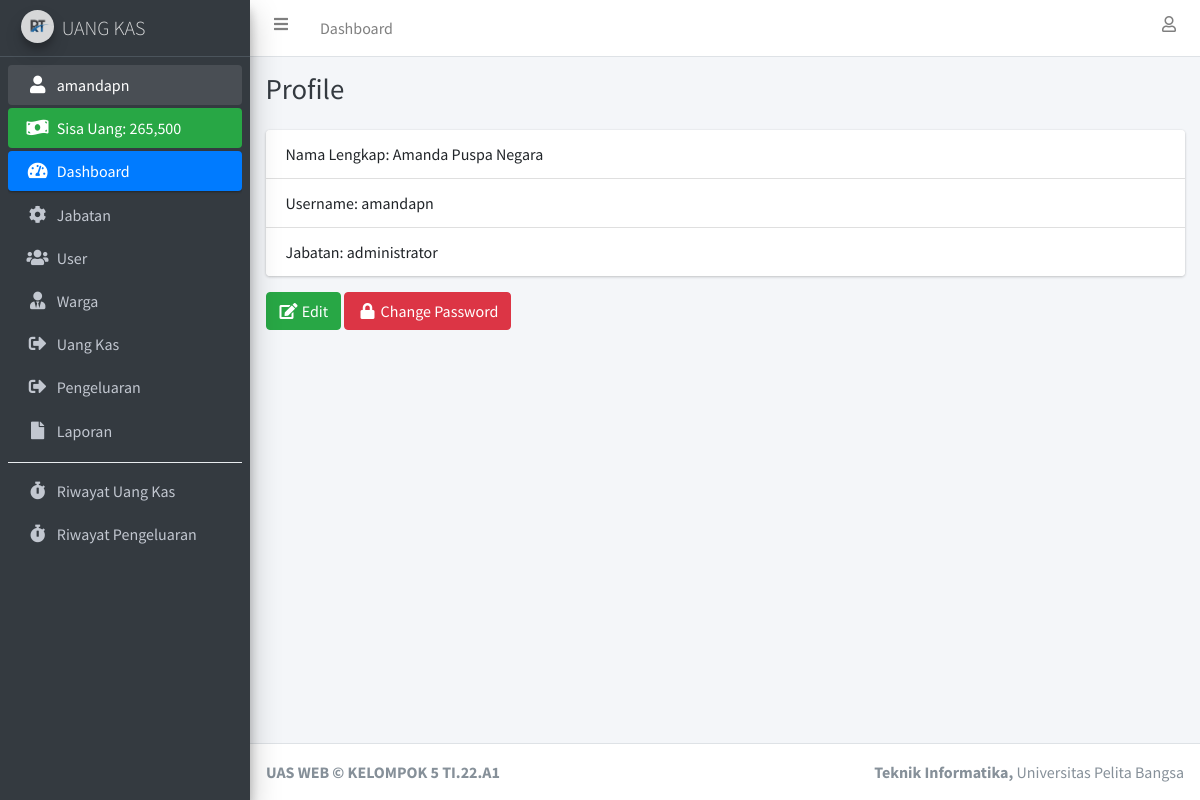
The app's page /profile.php (signed in) with its own data.
### tables this page shows
CREATE TABLE `user` (
  `id_user` int(11) NOT NULL,
  `nama_lengkap` varchar(100) NOT NULL,
  `username` varchar(100) NOT NULL,
  `password` varchar(255) NOT NULL,
  `id_jabatan` int(11) NOT NULL
);

CREATE TABLE `jabatan` (
  `id_jabatan` int(11) NOT NULL,
  `nama_jabatan` varchar(100) NOT NULL
);

### connection.php (called while the page is built, shortened)
<?php
	$host		= "localhost";
	$username	= "root";
	$password	= "";
	$database	= "db_kas_rt";
	$conn 		= mysqli_connect($host, $username, $password, $database);
if (isset($_SESSION['id_user'])) {
	function dataUser() {
		global $conn;
		$id_user = $_SESSION['id_user'];
		return mysqli_fetch_assoc(mysqli_query($conn, "SELECT * FROM user INNER JOIN jabatan ON user.id_jabatan = jabatan.id_jabatan WHERE id_user = '$id_user'"));
	}
}

### profile.php (the view, shortened to what this page needs)
<?php
  require 'connection.php';
?>
<!DOCTYPE html>
<html>
<head>
  <?php include 'include/css.php'; ?>
</head>
<body class="hold-transition sidebar-mini layout-fixed">
<div class="wrapper">
  <?php include 'include/navbar.php'; ?>
  <?php include 'include/sidebar.php'; ?>
  <div class="content-wrapper">
    <div class="content-header">
      <div class="container-fluid">
        <div class="row mb-2">
          <div class="col-sm">
            <h1 class="m-0 text-dark">Profile</h1>
          </div>
        </div>
      </div>
    </div>
    <section class="content">
      <div class="container-fluid">
        <div class="card">
		  <ul class="list-group list-group-flush">
		    <li class="list-group-item">Nama Lengkap: <?= $dataUser['nama_lengkap']; ?></li>
		    <li class="list-group-item">Username: <?= $dataUser['username']; ?></li>
		    <li class="list-group-item">Jabatan: <?= $dataUser['nama_jabatan']; ?></li>
		  </ul>
		</div>
		<button type="button" class="btn btn-success" data-toggle="modal" data-target="#editProfileModal">
		  <i class="fas fa-fw fa-edit"></i> Edit
		</button>
		<button type="button" class="btn btn-danger" data-toggle="modal" data-target="#changePasswordModal">
		  <i class="fas fa-fw fa-lock"></i> Change Password
		</button>
      </div>
    </section>
  </div>
  <?php
  require 'footer.php';
  ?>
</div>
</body>
</html>

### include/sidebar.php
<?php
  $dataUser = dataUser();
  $jml_pengeluaran = mysqli_fetch_assoc(mysqli_query($conn, "SELECT sum(jumlah_pengeluaran) as jml_pengeluaran FROM pengeluaran"));
  $jml_pengeluaran = $jml_pengeluaran['jml_pengeluaran'];
  $jml_uang_kas = mysqli_fetch_assoc(mysqli_query($conn, "SELECT sum(minggu_ke_1 + minggu_ke_2 + minggu_ke_3 + minggu_ke_4) as jml_uang_kas FROM uang_kas"));
  $jml_uang_kas = $jml_uang_kas['jml_uang_kas'];
?>
<aside class="main-sidebar sidebar-dark-primary elevation-4">
  <a href="index.php" class="brand-link">
    <img src="assets/img/img_properties/logo1.jpg" alt="AdminLTE Logo" class="brand-image img-circle elevation-3" style="opacity: .8">
    <span class="brand-text font-weight-light">UANG KAS</span>
  </a>
  <div class="sidebar">
    <nav class="mt-2">
      <ul class="nav nav-pills nav-sidebar flex-column" data-widget="treeview" role="menu" data-accordion="false">
        <li class="nav-item has-treeview menu-open">
          <a href="profile.php" class="nav-link"><i class="nav-icon fas fa-fw fa-user"></i> <p><?= $dataUser['username']; ?></p></a>
        </li>
        <li class="nav-item">
          <div class="bg-success nav-link text-white">
            <i class="nav-icon fas fa-money-bill-wave"></i>
            <p>
              Sisa Uang: <?= number_format($jml_uang_kas - $jml_pengeluaran); ?>
            </p>
          </div>
        </li>
        <li class="nav-item has-treeview menu-open">
          <a href="index.php" class="nav-link active">
            <i class="nav-icon fas fa-tachometer-alt"></i>
            <p>
              Dashboard
            </p>
          </a>
        </li>
        <?php if ($dataUser['id_jabatan'] == '1'): ?>
          <li class="nav-item">
            <a href="jabatan.php" class="nav-link">
              <i class="nav-icon fas fa-cog"></i>
              <p>
                Jabatan
              </p>
            </a>
          </li>
          <li class="nav-item">
            <a href="user.php" class="nav-link">
              <i class="nav-icon fas fa-users"></i>
              <p>
                User
              </p>
            </a>
          </li>
        <?php endif ?>
        <li class="nav-item">
          <a href="warga.php" class="nav-link">
            <i class="fas fa-user-tie nav-icon"></i>
            <p>Warga</p>
          </a>
        </li>
        <li class="nav-item">
          <a href="uang_kas.php" class="nav-link">
            <i class="fas fa-sign-out-alt nav-icon"></i>
            <p>Uang Kas</p>
          </a>
        </li>
        <li class="nav-item">
          <a href="pengeluaran.php" class="nav-link">
            <i class="fas fa-sign-out-alt nav-icon"></i>
            <p>Pengeluaran</p>
          </a>
        </li>
        <li class="nav-item">
          <a href="laporan.php" class="nav-link">
            <i class="fas fa-file nav-icon"></i>
            <p>Laporan</p>
          </a>
        </li>
        <div class="dropdown-divider"></div>
        <li class="nav-item">
          <a href="riwayat.php" class="nav-link">
            <i class="fas fa-stopwatch nav-icon"></i>
            <p>Riwayat Uang Kas</p>
          </a>
        </li>
        <li class="nav-item">
          <a href="riwayat_pengeluaran.php" class="nav-link">
            <i class="fas fa-stopwatch nav-icon"></i>
            <p>Riwayat Pengeluaran</p>
          </a>
        </li>
      </ul>
    </nav>
  </div>
</aside>

### records on screen
user: username "amandapn", nama_lengkap "Amanda Puspa Negara", id_jabatan.nama_jabatan "administrator"

### other values on screen
$jml_uang_kas - $jml_pengeluaran "265,500"
